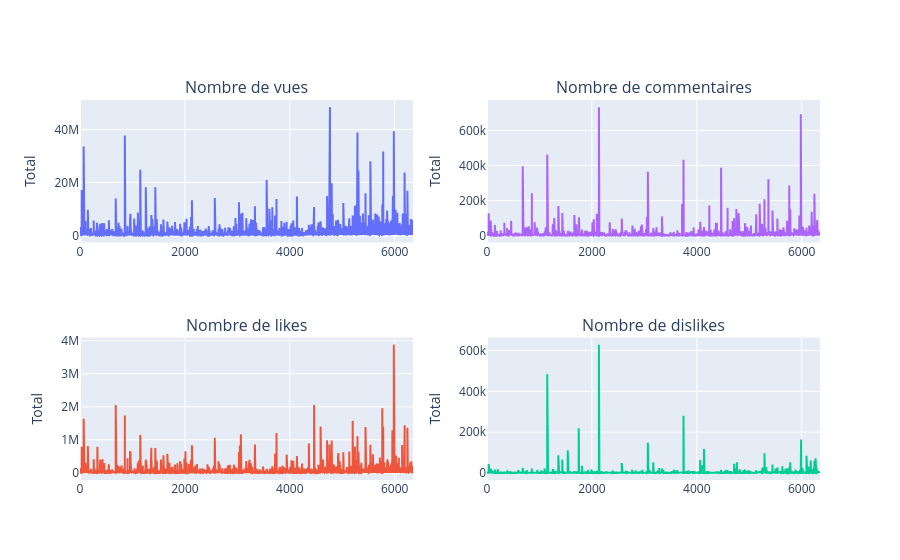

The notebook cell saved with this chart:
### Code cell
fig = make_subplots(rows=2, cols=2, subplot_titles=("Nombre de vues", "Nombre de commentaires", "Nombre de likes", "Nombre de dislikes"))

fig.add_trace(go.Scatter(y=df_clean["views"]), row=1, col=1)
fig.add_trace(go.Scatter(y=df_clean['likes']), row=2, col=1)
fig.add_trace(go.Scatter(y=df_clean['dislikes']), row=2, col=2)
fig.add_trace(go.Scatter(y=df_clean['comment_count']), row=1, col=2)

fig.update_layout(showlegend=False)
fig.update_yaxes(title_text="Total")

fig.show()

### Figure 1 — Plotly figure (JSON) as saved in the notebook; plotly's stock layout.template omitted (floating-point values rounded to 4 significant figures; data arrays with more than 128 entries replaced by an {"elided": "..."} marker saying what was removed)
{"data": [{"type": "scatter", "xaxis": "x", "y": {"elided": "6351 int values"}, "yaxis": "y"}, {"type": "scatter", "xaxis": "x3", "y": {"elided": "6351 int values"}, "yaxis": "y3"}, {"type": "scatter", "xaxis": "x4", "y": {"elided": "6351 int values"}, "yaxis": "y4"}, {"type": "scatter", "xaxis": "x2", "y": {"elided": "6351 int values"}, "yaxis": "y2"}], "layout": {"annotations": [{"font": {"size": 16}, "showarrow": false, "text": "Nombre de vues", "x": 0.225, "xanchor": "center", "xref": "paper", "y": 1, "yanchor": "bottom", "yref": "paper"}, {"font": {"size": 16}, "showarrow": false, "text": "Nombre de commentaires", "x": 0.775, "xanchor": "center", "xref": "paper", "y": 1, "yanchor": "bottom", "yref": "paper"}, {"font": {"size": 16}, "showarrow": false, "text": "Nombre de likes", "x": 0.225, "xanchor": "center", "xref": "paper", "y": 0.375, "yanchor": "bottom", "yref": "paper"}, {"font": {"size": 16}, "showarrow": false, "text": "Nombre de dislikes", "x": 0.775, "xanchor": "center", "xref": "paper", "y": 0.375, "yanchor": "bottom", "yref": "paper"}], "showlegend": false, "xaxis": {"anchor": "y", "domain": [0, 0.45]}, "xaxis2": {"anchor": "y2", "domain": [0.55, 1]}, "xaxis3": {"anchor": "y3", "domain": [0, 0.45]}, "xaxis4": {"anchor": "y4", "domain": [0.55, 1]}, "yaxis": {"anchor": "x", "domain": [0.625, 1], "title": {"text": "Total"}}, "yaxis2": {"anchor": "x2", "domain": [0.625, 1], "title": {"text": "Total"}}, "yaxis3": {"anchor": "x3", "domain": [0, 0.375], "title": {"text": "Total"}}, "yaxis4": {"anchor": "x4", "domain": [0, 0.375], "title": {"text": "Total"}}}}
